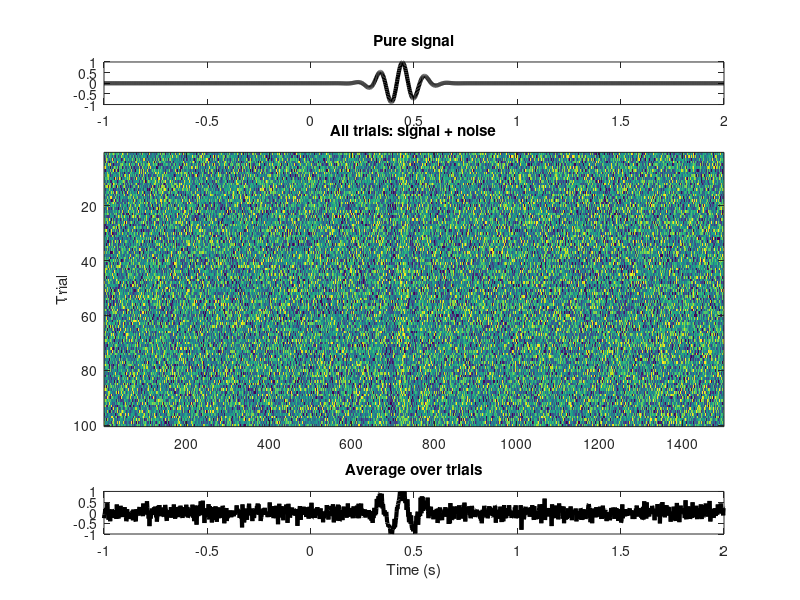

This chart was generated by the following MATLAB code: (Note: this script raises an error after producing the figure.)
%%
%     COURSE: Solved problems in neural time series analysis
%    SECTION: Time-domain analyses
%      VIDEO: Event-related potential (ERP)
% Instructor: sincxpress.com
%
%%

%% The theory of an ERP via simulation

% simulation details
srate   = 500;
time    = -1:1/srate:2;
ntrials = 100;
sfreq   =   9; % sine wave frequency in Hz
gpeakt  = .43;
gwidth  =  .2; % gaussian width in seconds

noiseamp = 2; % noise standard deviation



% create signal
swave  = cos( 2*pi*sfreq*time);
gausw  = exp( -4*log(2)*(time-gpeakt).^2 / gwidth^2 );
signal = swave .* gausw;

% create data and multiple channels plus noise
data = repmat(signal,ntrials,1);
data = data + noiseamp * randn(ntrials,length(time));



figure(1), clf
subplot(511)
plot(time,signal,'k','linew',3)
set(gca,'ylim',[-1 1])
title('Pure signal')

subplot(5,1,2:4)
imagesc(data)
set(gca,'clim',[-1 1]*noiseamp*2)
ylabel('Trial')
title('All trials: signal + noise')

subplot(515)
plot(time,mean(data),'k','linew',3)
xlabel('Time (s)')
set(gca,'ylim',[-1 1])
title('Average over trials')


%% now in real data
% first time seeing these data? Inspect!!
clear
load v1_laminar.mat
whos

%% plot some time domain features

% pick a channel to plot
chan2plot = 7;



figure(2), clf
subplot(311), hold on

% plot ERP from selected channel (in one line of code!)
plot(timevec,mean(csd(chan2plot,:,:),3),'b','linew',2)
set(gca,'xlim',[-.1 1.3])
title([ 'ERP from channel ' num2str(chan2plot) ])
plot([0 0],get(gca,'ylim'),'k--')
plot([0 0]+.5,get(gca,'ylim'),'k--')
plot(get(gca,'xlim'),[0 0],'k--')
ylabel('Voltage (\muV)')


% now plot all trials from this channel
subplot(3,1,2:3)
imagesc(timevec,[],squeeze(csd(chan2plot,:,:))')
set(gca,'clim',[-1 1]*1e3,'xlim',[-.1 1.3])
xlabel('Time (s)')
ylabel('Trials')
hold on
plot([0 0],get(gca,'ylim'),'k--','linew',3)
plot([0 0]+.5,get(gca,'ylim'),'k--','linew',3)


%% data for all channels

figure(3), clf

% make an image of the ERPs from all channels
contourf(timevec,1:16,squeeze(mean(csd,3)),40,'linecolor','none')
set(gca,'xlim',[-.1 1.3],'ydir','reverse')
title('Time-by-depth plot')
xlabel('Time (s)'), ylabel('Channel')
hold on
plot([0 0],get(gca,'ylim'),'k--','linew',3)
plot([0 0]+.5,get(gca,'ylim'),'k--','linew',3)

%% done.
